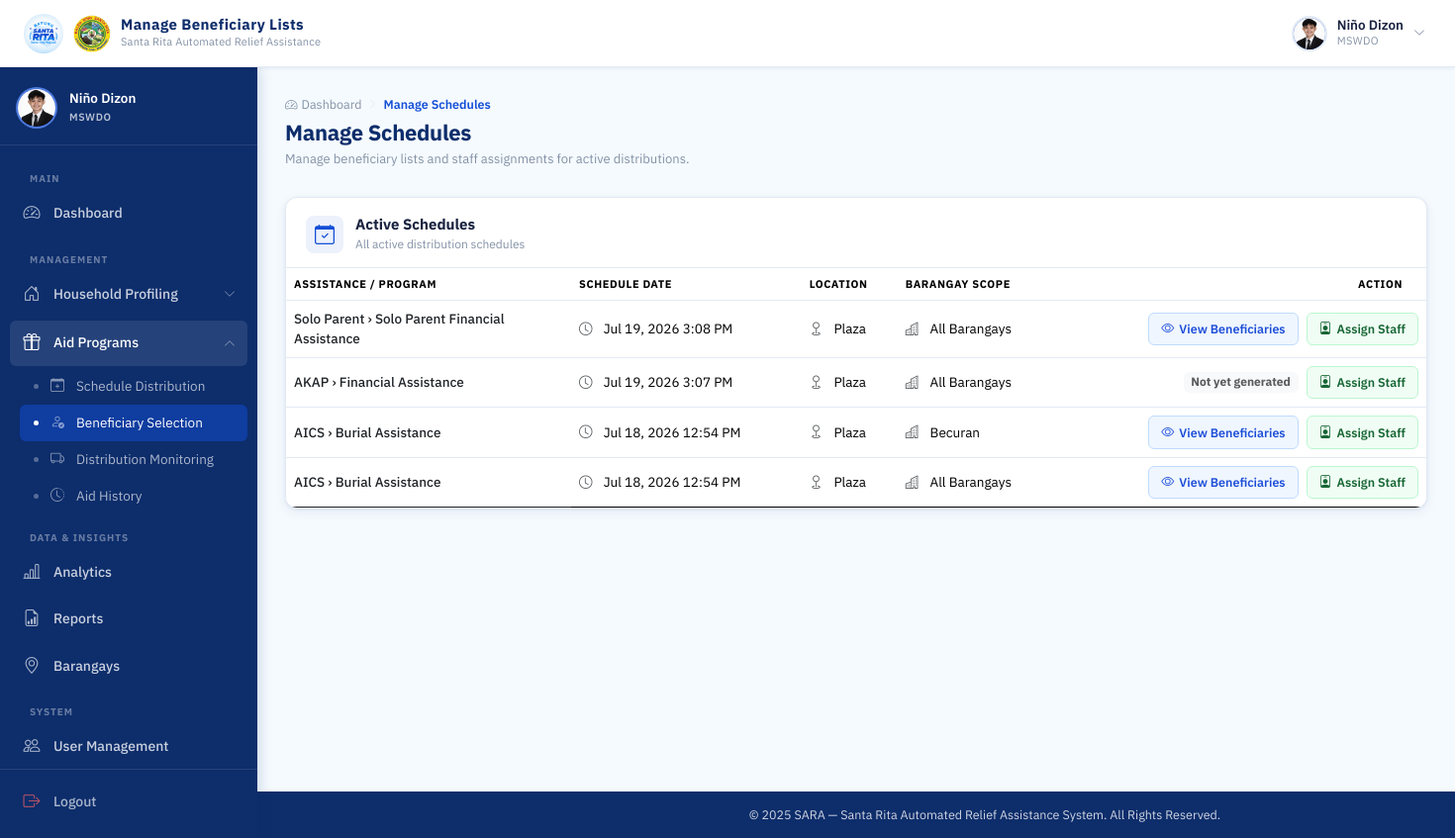
The page /mswdo/beneficiary-selection/ (signed in) on the database as committed earlier.
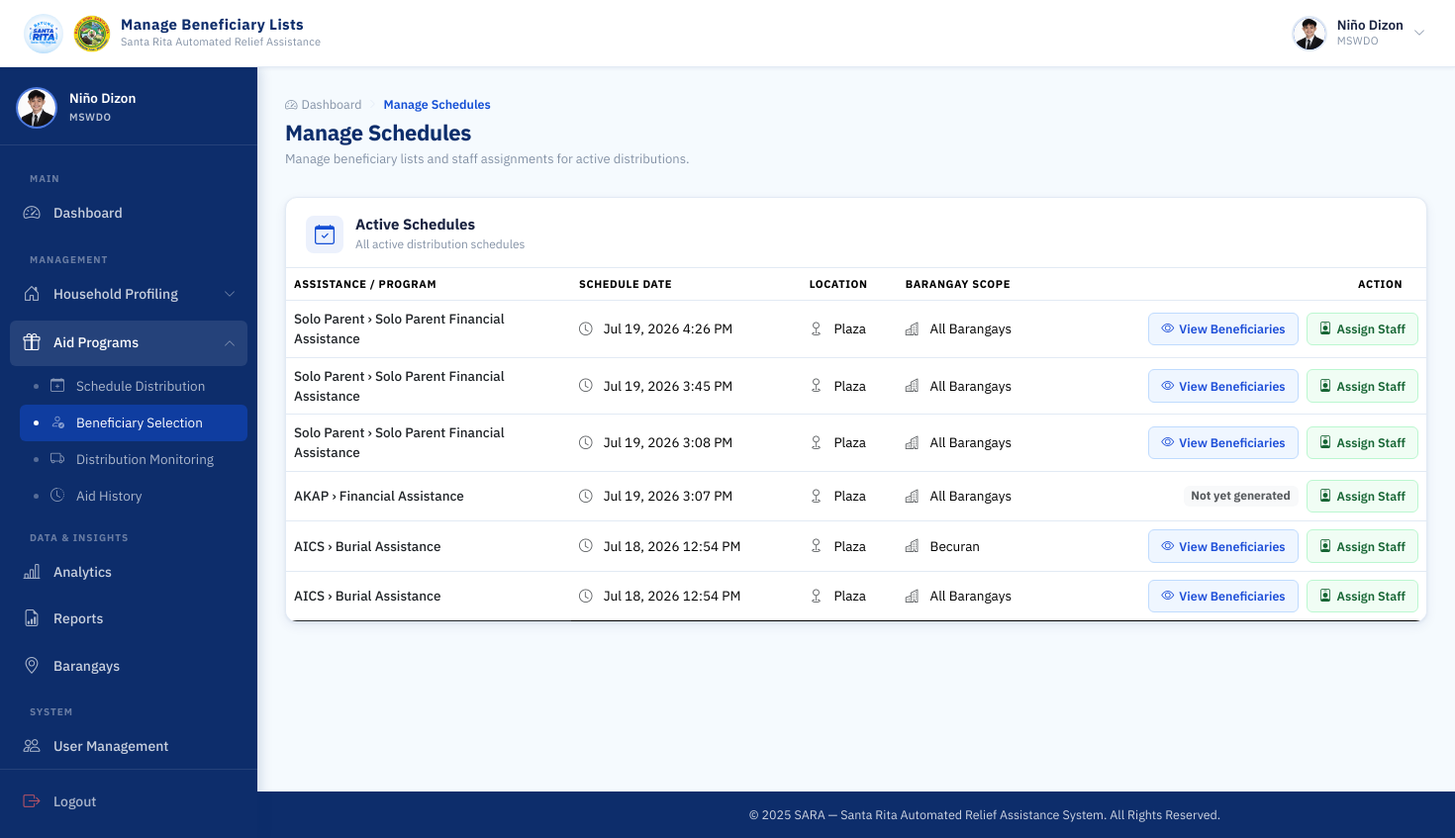
The same page on the database as committed later.
### distribution/models.py (models this page shows, shortened)
class AidSchedule(models.Model):
    assistance = models.ForeignKey(
        Assistance,
        on_delete=models.SET_NULL,
        null=True,
        blank=True,
        related_name='schedules'
    )
    budget = models.DecimalField(max_digits=12, decimal_places=2, default=0.00)
    per_beneficiary_amount = models.DecimalField(max_digits=10, decimal_places=2, default=0.00)
    schedule_datetime = models.DateTimeField()
    is_finished = models.BooleanField(default=False)
    finished_at = models.DateTimeField(null=True, blank=True)
    finished_by = models.ForeignKey(settings.AUTH_USER_MODEL, on_delete=models.SET_NULL, null=True, related_name='+')
    finish_reason = models.CharField(
        max_length=20,
        choices=(('COMPLETED', 'All Beneficiaries Claimed'), ('FORCED', 'Manually Ended (Incomplete)')),
        blank=True
    )
    location = models.CharField(max_length=255)
    barangay = models.ForeignKey(
        Barangay,
        on_delete=models.CASCADE,
        null=True,
        blank=True
    )
    is_active = models.BooleanField(default=True)
    created_at = models.DateTimeField(auto_now_add=True)

### programs/models.py (models this page shows, shortened)
class Assistance(models.Model):
    BENEFICIARY_TYPE = [
        ('individual', 'Individual'),
        ('family', 'Family'),
    ]
    AID_TYPE_CHOICES = (
        ('CASH', 'Cash Assistance'),
        ('GOODS', 'Goods-in-Kind (rice, noodles, canned goods, etc.)'),
    )
    PRIORITIZATION_CHOICES = (
        ('LOWEST_INCOME_FIRST', 'Lowest Income First'),
        ('TYPHOON_PRIORITY', 'Typhoon/Vulnerability Priority'),
        ('RANDOM', 'Random Among Eligible'),
    )
    program = models.ForeignKey(
        Program,
        on_delete=models.CASCADE,
        related_name='assistances'
    )
    aid_category = models.ForeignKey(
        AidCategory,
        on_delete=models.CASCADE,
        related_name='assistances'
    )
    beneficiary_type = models.CharField(
        max_length=20,
        choices=BENEFICIARY_TYPE,
        default='family'
    )
    prioritization_strategy = models.CharField(
        max_length=30, choices=PRIORITIZATION_CHOICES, default='LOWEST_INCOME_FIRST',
        help_text="How to rank eligible beneficiaries when there are more eligible than available slots."
    )
    aid_type = models.CharField(
        max_length=10, choices=AID_TYPE_CHOICES, default='CASH',
        help_text="Used by the Rotation Eligibility rule to alternate beneficiaries between cash and goods-based aid across distribution cycles."
    )
    minimum_age = models.PositiveIntegerField(
        null=True,
        blank=True,
        help_text="Leave blank if no age requirement."
    )
    requires_pwd = models.BooleanField(default=False)
    requires_solo_parent = models.BooleanField(default=False)
    requires_senior_citizen = models.BooleanField(default=False)
    is_active = models.BooleanField(default=True)
    created_at = models.DateTimeField(auto_now_add=True)
    class Meta:
        ordering = ['program', 'aid_category']
        unique_together = ('program', 'aid_category', 'beneficiary_type')

class Program(models.Model):
    name = models.CharField(max_length=100, unique=True)
    description = models.TextField(blank=True, null=True)
    is_active = models.BooleanField(default=True)
    created_at = models.DateTimeField(auto_now_add=True)
    class Meta:
        ordering = ['name']

class AidCategory(models.Model):
    program = models.ForeignKey(
        Program,
        on_delete=models.CASCADE,
        related_name='aid_categories'
    )
    name = models.CharField(max_length=100)
    description = models.TextField(blank=True, null=True)
    is_active = models.BooleanField(default=True)
    class Meta:
        ordering = ['name']
        unique_together = ('program', 'name')

### accounts/models.py (models this page shows)
class Barangay(models.Model):
    name = models.CharField(max_length=100, unique=True)
    def __str__(self):
        return self.name

### distribution/views.py (the view)
# urls.py: path('mswdo/beneficiary-selection/', views.beneficiary_selection_landing, name='beneficiary_selection_landing'),
@login_required
@session_protected
@mswdo_or_staff_required
def beneficiary_selection_landing(request):
    schedules = AidSchedule.objects.filter(
        is_active=True
    ).select_related('assistance', 'assistance__program', 'assistance__aid_category').order_by('-schedule_datetime')
    return render(request, 'distribution/beneficiary_selection_landing.html', {
        'schedules': schedules,
    })

### accounts/context_processors.py (called while the page is built)
def auth_required(request):
    return {
        'requires_auth': request.user.is_authenticated
    }

### distribution/templates/distribution/beneficiary_selection_landing.html (shortened to what this page needs)
{% extends 'base.html' %}
{% load static %}
{% block navbar_title %}Manage Beneficiary Lists{% endblock %}
{% block css %}
<link rel="stylesheet" href="{% static 'css/mswdo_dashboard.css' %}">
<link rel="stylesheet" href="{% static 'css/barangay_accounts.css' %}">
{% endblock %}
{% block content %}
<div class="dash-page-header">
  <div>
    <div class="page-breadcrumb">
      <a href="{% url 'mswdo_dashboard' %}" class="breadcrumb-link">
        <i class="bi bi-speedometer2"></i> Dashboard
      </a>
      <i class="bi bi-chevron-right breadcrumb-sep"></i>
      <span class="breadcrumb-current">Manage Schedules</span>
    </div>
    <h1 class="dash-page-title">Manage Schedules</h1>
    <p class="dash-page-sub">
      Manage beneficiary lists and staff assignments for active distributions.
    </p>
  </div>
</div>
<div class="dash-panel mt-4">
  <div class="dash-panel__header">
    <div class="dash-panel__header-left">
      <i class="bi bi-calendar-check dash-panel__icon"></i>
      <div>
        <h2 class="dash-panel__title">Active Schedules</h2>
        <p class="dash-panel__sub">All active distribution schedules</p>
      </div>
    </div>
  </div>
  <div class="dash-panel__body p-0">
    <div class="table-responsive">
      <table class="table acct-table mb-0">
        <thead>
          <tr>
            <th class="acct-th" style="width: 25%;">Assistance / Program</th>
            <th class="acct-th">Schedule Date</th>
            <th class="acct-th">Location</th>
            <th class="acct-th">Barangay Scope</th>
            <th class="acct-th text-end pe-4">Action</th>
          </tr>
        </thead>
        <tbody>
          {% for sched in schedules %}
          <tr class="acct-row">
            <td class="acct-td fw-medium text-dark">
              {% if sched.assistance %}
                {{ sched.assistance.program.name }} › {{ sched.assistance.aid_category.name }}
              {% else %}
                N/A
              {% endif %}
            </td>
            <td class="acct-td">
              <i class="bi bi-clock text-muted me-2"></i>
              {{ sched.schedule_datetime|date:"M d, Y g:i A" }}
            </td>
            <td class="acct-td">
              <i class="bi bi-geo text-muted me-2"></i>
              {{ sched.location }}
            </td>
            <td class="acct-td">
              <i class="bi bi-buildings text-muted me-2"></i>
              {{ sched.barangay|default:"All Barangays" }}
            </td>
            <td class="acct-td acct-td--actions">
              <div class="acct-actions">
                {% if sched.budget > 0 %}
                  {% if sched.beneficiary_list %}
                  <a href="{% url 'review_beneficiaries' sched.id %}" class="acct-btn acct-btn--edit">
                    <i class="bi bi-eye"></i><span>View Beneficiaries</span>
                  </a>
                  {% else %}
                  <a href="{% url 'generate_beneficiaries' sched.id %}" class="acct-btn acct-btn--edit">
                    <i class="bi bi-person-check"></i><span>Generate Beneficiaries</span>
                  </a>
                  {% endif %}
                {% else %}
                  <span class="badge bg-light text-muted" style="font-size: 0.75rem;" title="No budget allocated for beneficiary generation">Not yet generated</span>
                {% endif %}
                <a href="{% url 'assign_staff' sched.id %}" class="acct-btn acct-btn--activate">
                  <i class="bi bi-person-badge"></i><span>Assign Staff</span>
                </a>
              </div>
            </td>
          </tr>
          {% endfor %}
        </tbody>
      </table>
    </div>
  </div>
</div>
{% endblock %}

Rows that differ between the two databases and show on the page:
added AidSchedule: assistance.program.name "Solo Parent", assistance.aid_category.name "Solo Parent Financial Assistance", schedule_datetime "Jul 19, 2026 4:26 PM", location "Plaza", barangay "All Barangays", budget 5000 (drawn)
added AidSchedule: assistance.program.name "Solo Parent", assistance.aid_category.name "Solo Parent Financial Assistance", schedule_datetime "Jul 19, 2026 3:45 PM", location "Plaza", barangay "All Barangays", budget 5000 (drawn)
